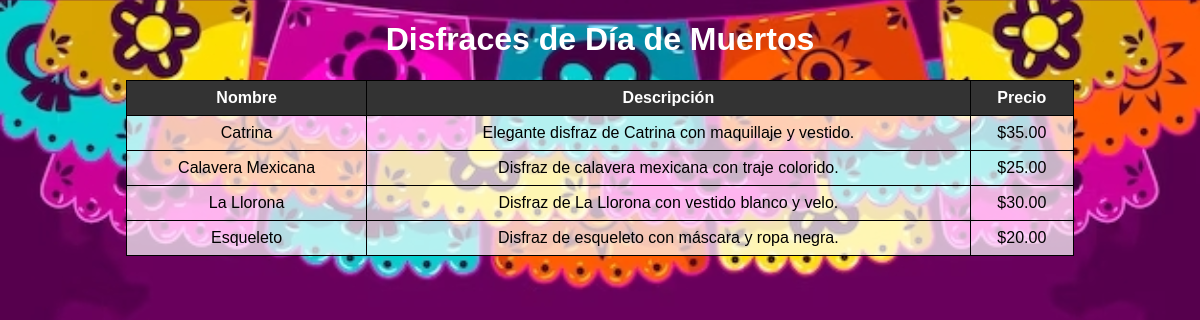
Screenshot of /dis.php with the database file from the repository.
### tables this page shows
CREATE TABLE `disfraces_dia_muertos` (
  `id` int(11) NOT NULL,
  `nombre` varchar(255) NOT NULL,
  `descripcion` text DEFAULT NULL,
  `precio` decimal(10,2) DEFAULT NULL,
  `imagen` varchar(255) DEFAULT NULL
);

### dis.php (the view, shortened to what this page needs)
<?php
$host = "localhost";
$usuario = "root";
$contrasena = "";
$base_de_datos = "dia";
$conexion = new mysqli($host, $usuario, $contrasena, $base_de_datos);
$sql = "SELECT * FROM disfraces_dia_muertos";
$resultado = $conexion->query($sql);
?>
<!DOCTYPE html>
<html>
<head>
</head>
<body>
    <h1>Disfraces de Día de Muertos</h1>
    <table>
        <tr>
            <th>Nombre</th>
            <th>Descripción</th>
            <th>Precio</th>
        </tr>
        <?php
        if ($resultado->num_rows > 0) {
            while ($fila = $resultado->fetch_assoc()) {
                echo "<tr>";
                echo "<td>" . $fila["nombre"] . "</td>";
                echo "<td>" . $fila["descripcion"] . "</td>";
                echo "<td>$" . $fila["precio"] . "</td>";
                echo "</tr>";
            }
        } else {
            echo "<tr><td colspan='4'>No se encontraron disfraces de Día de Muertos en la base de datos.</td></tr>";
        }
        ?>
    </table>
</body>
</html>

### dis.php (style rules this page uses)
body { background-image: url('fondo.jpg'); background-size: cover; font-family: Arial, sans-serif; }
h1 { text-align: center; color: #fff; }
table { border-collapse: collapse; width: 80%; margin: 0 auto; background-color: rgba(255, 255, 255, 0.7); }
th, td { border: 1px solid #000; padding: 8px; text-align: center; }
th { background-color: #333; color: #fff; }

### rows the page displays
disfraces_dia_muertos: nombre "Catrina", descripcion "Elegante disfraz de Catrina con maquillaje y vestido.", precio "35.00"
disfraces_dia_muertos: nombre "Calavera Mexicana", descripcion "Disfraz de calavera mexicana con traje colorido.", precio "25.00"
disfraces_dia_muertos: nombre "La Llorona", descripcion "Disfraz de La Llorona con vestido blanco y velo.", precio "30.00"
disfraces_dia_muertos: nombre "Esqueleto", descripcion "Disfraz de esqueleto con máscara y ropa negra.", precio "20.00"
